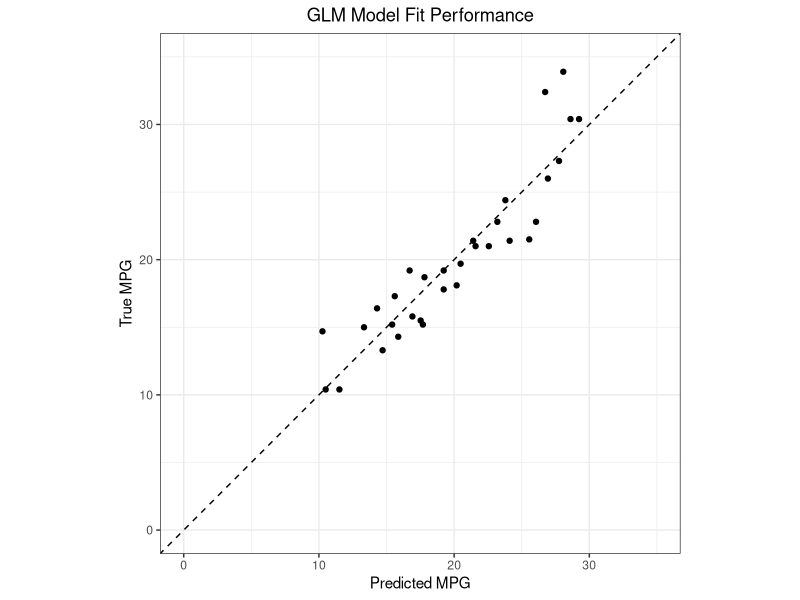

Here is the R script that generated this plot:
## ---- chunk 1
str(mtcars)
## ---- chunk 2
library(caret)
mod <- train(mpg ~ cyl + disp + hp + wt, method = "glm", data = mtcars)
## ---- chunk 3
mpg_pred <- predict(mod, mtcars)
ggplot(data.frame(truth = mtcars$mpg, pred = mpg_pred), 
               aes(x = pred, y = truth)) + 
            geom_point() + 
            geom_abline(intercept = 0, slope = 1, linetype = 'dashed') + 
            labs(x = "Predicted MPG", y = "True MPG", 
                 title = 'GLM Model Fit Performance') + 
            coord_fixed() + 
            xlim(c(0, 35)) + 
            ylim(c(0, 35)) + 
            theme_bw() + 
            theme(plot.title = element_text(hjust = 0.5))
